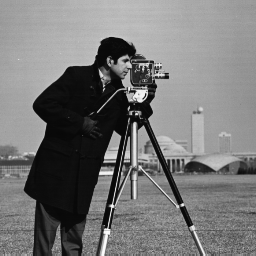
#> input picture pratica02/cameraman.tif, 256 x 256 px, found by its file name
$ python hsv-gray-binary.py
#> lines starting #> are read from the running program, lines starting #| are printed output that depends on the picture; after the words box and inside, x2 and y2 are one past the last pixel; in counts of white or black regions, pixels touching at a corner belong together
import cv2
import numpy as np

img1 = cv2.imread('pratica02/cameraman.tif', cv2.IMREAD_UNCHANGED)
#> img1 is the input picture: shape (256, 256); min 7, max 253, mean 118.7
img2 = cv2.imread('pratica02/morangos.tif', cv2.IMREAD_UNCHANGED)
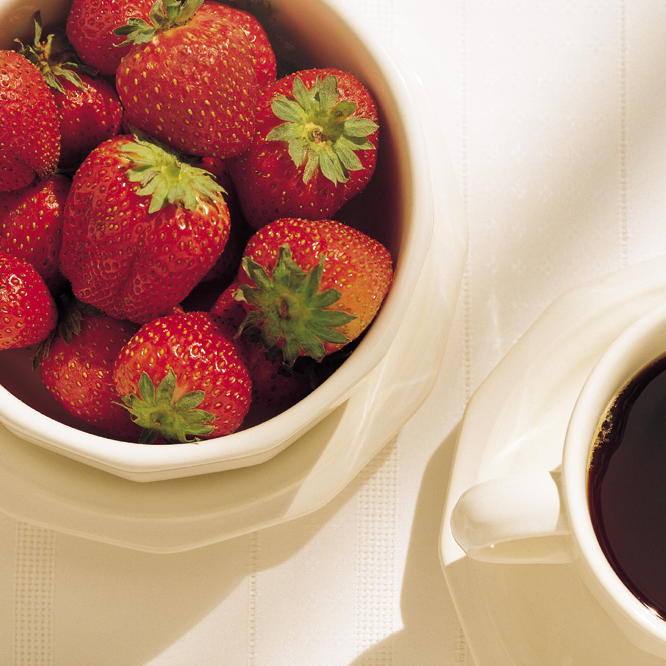
#> input picture pratica02/morangos.tif, 666 x 666 px, found by its file name
#> img2 is the input picture: shape (666, 666, 3); mean B, G, R 126.5, 145.9, 186.3

img2_hsv = cv2.cvtColor(img2, cv2.COLOR_BGR2HSV)
#> img2_hsv: shape (666, 666, 3); mean H, S, V 49.2, 99, 186.3
img2_Cinza = cv2.cvtColor(img2, cv2.COLOR_BGR2GRAY)
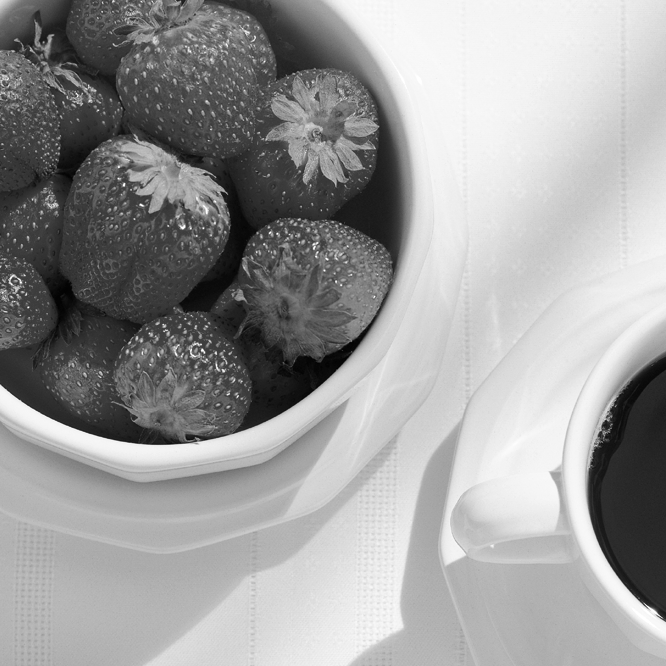
#> img2_Cinza: shape (666, 666); min 2, max 255, mean 155.7
thresh, img_bin = cv2.threshold(img2_Cinza, 127, 255, cv2.THRESH_BINARY)
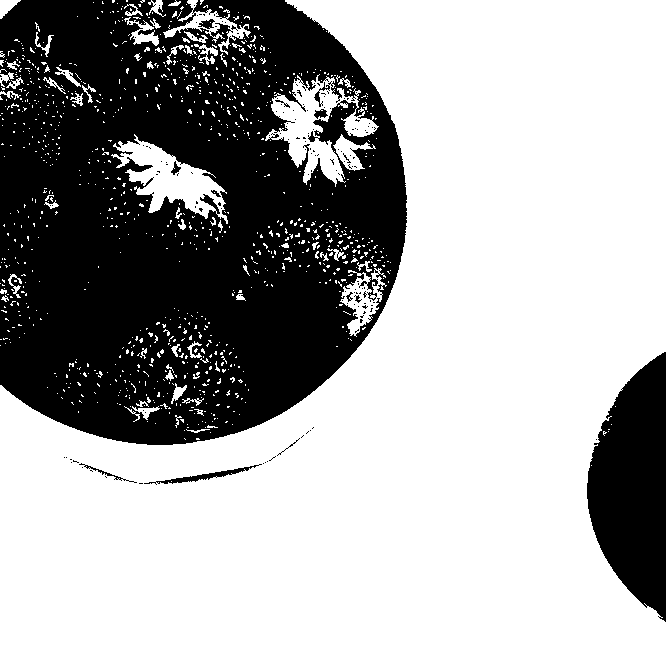
#> img_bin: shape (666, 666); 65.3% white; 161 black regions (149 under 20 px), largest, box (x1, y1, x2, y2) and area: (0, 0, 407, 445) 137768, (587, 352, 666, 622) 14747, (144, 464, 262, 485) 436

cv2.imshow('img2 hsv', img2_hsv)
cv2.imshow('img2', img2)
cv2.imshow('img2 cinza', img2_Cinza)
cv2.imshow('img binary', img_bin)
print(int(thresh))
cv2.waitKey(0)

# exibe imagens em hsv, cinza e binary
